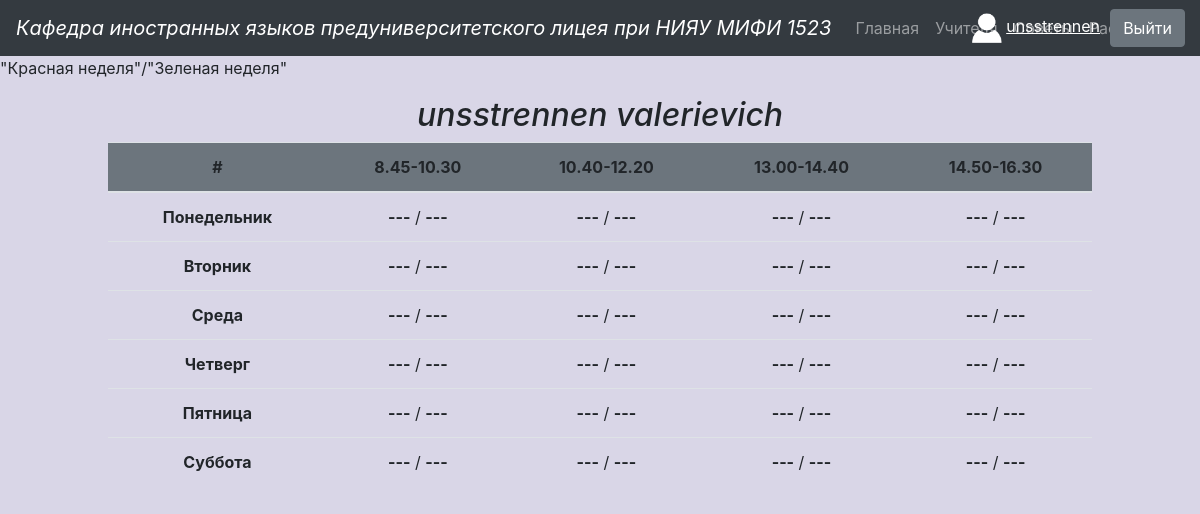
Before: /profile (signed in) with the older database file.
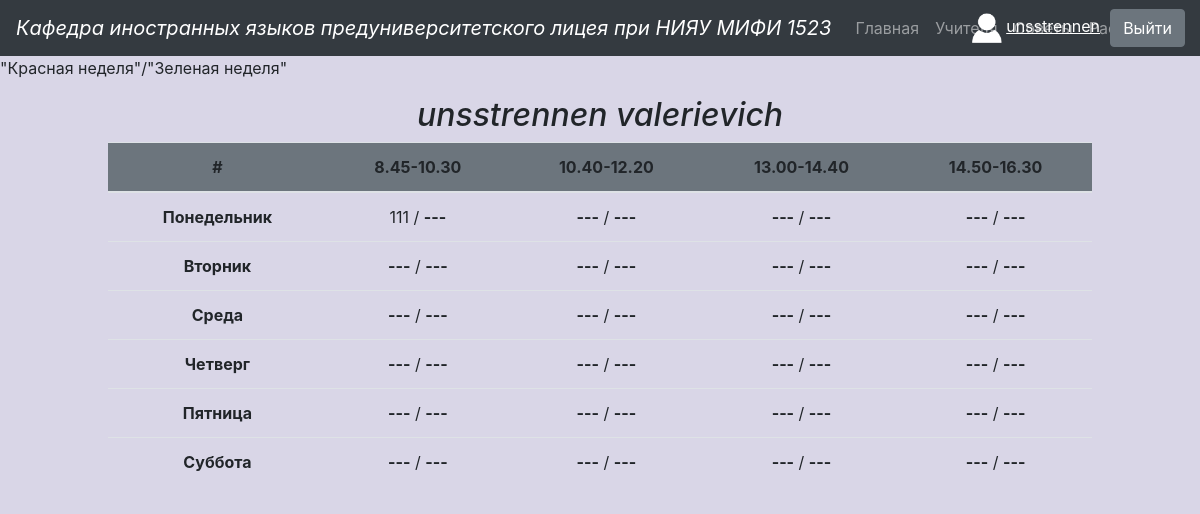
After: the same page with the newer database file.
### main.py (models this page shows, shortened)
class Teacher(db.Model):
    id = db.Column(db.Integer, primary_key=True)
    username = db.Column(db.String(80), unique=True, nullable=False)
    full_name = db.Column(db.String(80), unique=False, nullable=False)
    password = db.Column(db.String(80), unique=False, nullable=False)
    accepted = db.Column(db.Boolean, unique=False)

class Timetable(db.Model):
    id = db.Column(db.Integer, primary_key=True)
    day = db.Column(db.String(30), unique=False, nullable=False)
    number = db.Column(db.Integer, unique=False, nullable=False)
    full_name = db.Column(db.String(80), unique=False, nullable=False)
    red_week = db.Column(db.String(30), unique=False, nullable=False)
    green_week = db.Column(db.String(30), unique=False, nullable=False)
    user_id = db.Column(db.Integer, unique=False, nullable=False)

### main.py (the view)
@app.route('/profile')
def profile():
    if 'username' not in session:
        return redirect('/index')
    if session['username'] == 'admin':
        return redirect('/admin')
    query = Teacher.query.filter_by(username=session['username']).first()
    full_name = query.full_name
    teacher_dict = dict()
    for day in WEEK_DAYS:
        teacher_dict[day] = dict
    for day in WEEK_DAYS:
        day_dict = dict()
        for number in range(1, 5):
            query = Timetable.query.filter_by(day=day, number=number, full_name=full_name).first()
            day_dict[number] = {'red_week': query.red_week, 'green_week': query.green_week}
        teacher_dict[day] = day_dict
    print(teacher_dict['Понедельник'][1])
    return render_template('profile.html', session=session, full_name=full_name,
                           week_days=WEEK_DAYS, data=teacher_dict)

### templates/profile.html (shortened to what this page needs)
<!DOCTYPE html>
<html lang="ru">
<head>
        <link rel="stylesheet" href="{{ url_for('static', filename='css/bootstrap.min.css') }}" >
    <link rel="stylesheet" href="{{ url_for('static', filename='css/TEACHERS.css') }}" >
</head>
<body style='background-color:#d9d6e7;'>
  <nav class="navbar navbar-expand-lg navbar-dark bg-dark">
<a class="navbar-brand" href="#"><em>Кафедра иностранных языков предуниверситетского лицея при НИЯУ МИФИ 1523</em></a>
<div class="collapse navbar-collapse" id="navbarNav">
 <ul class="navbar-nav">
   <li class="nav-item">
     <a class="nav-link" href="/index">Главная</a>
   </li>
   <li class="nav-item">
     <a class="nav-link" href="/teachers">Учителя <span class="sr-only">(current)</span></a>
   </li>
   <li class="nav-item">
     <a class="nav-link" href="/advices">Советы</a>
   </li>
   <li class="nav-item">
     <a class="nav-link" href="/timetable">Расписание</a>
   </li>
 </ul>
    {% if session['username'] %}
    <div style="position: absolute; right: 100px;">
  <img src="{{ url_for('static', filename='images/user.png') }}" width="30" height="30">
    <a href="profile" style="color: white; text-decoration: underline; display: inline;">
        {{ session['username'] }}</a>
    </div>
        <a class="btn btn-secondary" href="logout" role="button" style="position: absolute; right: 15px; display: inline;">Выйти</a>
    {% else %}
  <a class="btn btn-secondary" href="login" role="button"style="position: absolute; right: 15px; display: inline;">Войти</a>
    {% endif %}
</div>
</nav>
  <p> "Красная неделя"/"Зеленая неделя"</p>
    <div class="text-center">
    <h2 class='my'><em>{{ full_name }}</em></h2>
  </div>
  <div class="row">
    <table class="table" style="width: 80%; text-align: center; margin: auto;">
  <thead class="bg-secondary">
    <tr>
      <th scope="col">#</th>
      <th scope="col">8.45-10.30</th>
      <th scope="col">10.40-12.20</th>
      <th scope="col">13.00-14.40</th>
      <th scope="col">14.50-16.30</th>
    </tr>
  </thead>
        {% for day in week_days %}
    <tr>
      <th scope="row">{{ day }}</th>
        {% for number in range(1, 5) %}
        <td>
            {% if data[day][number]['red_week'] %}
            {{ data[day][number]['red_week'] }}
            {% else %}
            <strong>---</strong>
            {% endif %}
            /
            {% if data[day][number]['green_week'] %}
            {{ data[day][number]['green_week'] }}
            {% else %}
            <strong>---</strong>
            {% endif %}
        {% endfor %}
    </tr>
        {% endfor %}
    </table>
  </div>
</body>
</html>

### static/css/TEACHERS.css (style rules this page uses)
.my { text-align: center; !important; }

Changed rows visible on the page:
now on this page (row edited): Timetable: red_week "111"
